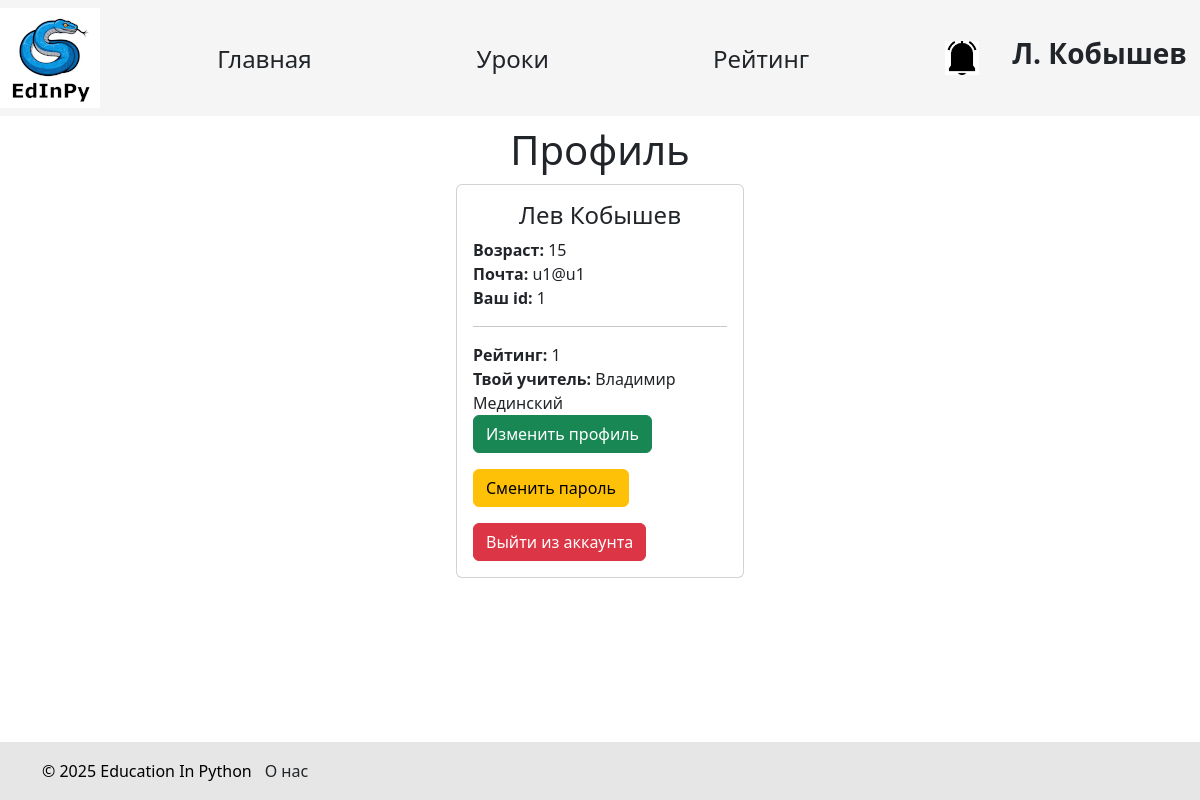
/profile (signed in), run on an earlier commit of the app's database.
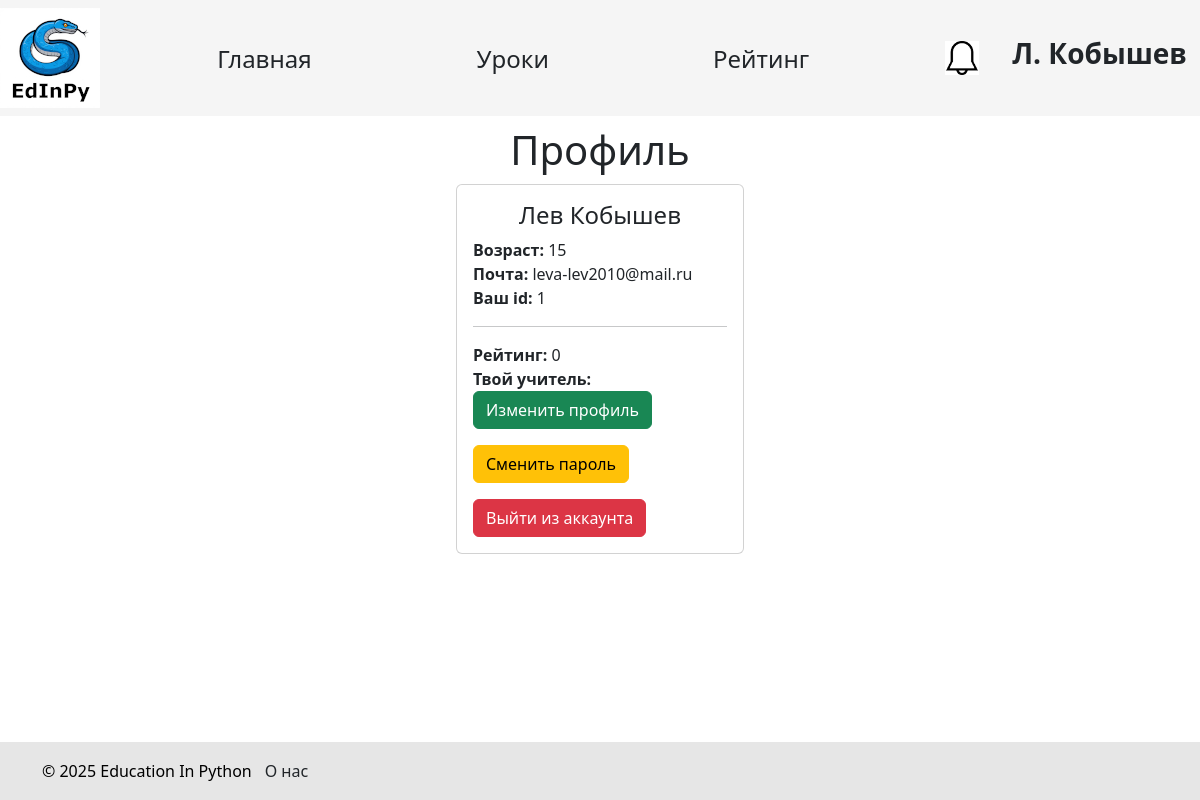
And on a later commit of the database.
### data/students.py (models this page shows, shortened)
class Student(SqlAlchemyBase, UserMixin):
    __tablename__ = 'students'
    id = sqlalchemy.Column(sqlalchemy.Integer, primary_key=True, autoincrement=True)
    name = sqlalchemy.Column(sqlalchemy.String, nullable=True)
    surname = sqlalchemy.Column(sqlalchemy.String, nullable=True)
    age = sqlalchemy.Column(sqlalchemy.Integer, nullable=True)
    email = sqlalchemy.Column(sqlalchemy.String, index=True, unique=True, nullable=False)
    hashed_password = sqlalchemy.Column(sqlalchemy.String, nullable=False)
    completed_tasks = sqlalchemy.Column(sqlalchemy.Integer, default=0)
    teacher_id = sqlalchemy.Column(sqlalchemy.Integer, sqlalchemy.ForeignKey("teachers.id"))
    teacher = orm.relationship('Teacher', back_populates='student')
    task = orm.relationship('Solution', back_populates='student')
    image_name = sqlalchemy.Column(sqlalchemy.Text, nullable=True, unique=True)
    def has_notifications(self):
        with create_session() as db_sess:
            result = db_sess.query(StudentNotification).filter(StudentNotification.student_id == current_user.id,
                                                               StudentNotification.is_read == False).first()
            return result is not None

### data/teachers.py (models this page shows, shortened)
class Teacher(SqlAlchemyBase, UserMixin):
    __tablename__ = 'teachers'
    id = sqlalchemy.Column(sqlalchemy.Integer, primary_key=True, autoincrement=True)
    name = sqlalchemy.Column(sqlalchemy.String, nullable=True)
    surname = sqlalchemy.Column(sqlalchemy.String, nullable=True)
    age = sqlalchemy.Column(sqlalchemy.Integer, nullable=True)
    email = sqlalchemy.Column(sqlalchemy.String, index=True, unique=True, nullable=False)
    students = sqlalchemy.Column(sqlalchemy.String, index=True, unique=True, nullable=False)
    hashed_password = sqlalchemy.Column(sqlalchemy.String, nullable=False)
    image_name = sqlalchemy.Column(sqlalchemy.Text, nullable=True, unique=True)
    student = orm.relationship("Student")

### main.py (the view)
@app.route('/profile')
@login_required
def profile():
    if current_user.__class__ == Teacher:  # если авторизован учитель => получаем id его учеников и находим их
        with db_session.create_session() as db_sess:
            students = db_sess.query(Student).filter(Student.id.in_(str(current_user.students).split())).all()
        return render_template('profile.html', user=current_user, students=students)
    elif current_user.__class__ == Student:
        with db_session.create_session() as db_sess:
            teacher = db_sess.query(Teacher).filter(Teacher.id == current_user.teacher_id).first()
        return render_template('profile.html', user=current_user, teacher=teacher)
    return render_template('profile.html', user=current_user)

### data/db_session.py (called while the page is built)
def create_session() -> Session:
    global __factory
    return __factory()

### main.py (called while the page is built)
@login_manager.user_loader
def load_user(id):
    try:
        id, cl = id.split("|")
        if cl not in USER_CLASSES:
            raise Exception
        with db_session.create_session() as db_sess:
            return Session.get(entity=USER_CLASSES[cl], ident=id, self=db_sess)  # создание сессии
    except Exception:
        return None

### templates/profile.html (shortened to what this page needs)
{% extends "base.html" %} {% block content %}
<h1 class="profile_title">Профиль</h1>
<div class="card">
  <div class="card-body">
    <div class="card-title">
      <h4>{{ current_user.name }} {{ current_user.surname }}</h4>
    </div>
    <div class="profile_old">
      <p class="card-text"><b>Возраст:</b> {{ current_user.age }}</p>
    </div>
    <div class="profile_mail">
      <p class="card-text"><b>Почта:</b> {{ current_user.email }}</p>
    </div>
    <div class="profile_id">
      <p class="card-text"><b>Ваш id:</b> {{ current_user.id }}</p>
    </div>
    <hr />
    {% if current_user.__class__.__name__ == 'Student' %}
    <div class="profile_ratin">
      <p class="card-text">
        <b>Рейтинг:</b> {{ current_user.completed_tasks }}
      </p>
    </div>
    <div class="profile_student's_teacher">
      <p class="card-text">
        <b>Твой учитель:</b> {{ teacher.name }} {{ teacher.surname }}
      </p>
    </div>
    {% elif current_user.__class__.__name__ == 'Admin' %}
    <div class="profile_codes_access">
      <a type="button" class="btn btn-info" href="/codes">Коды доступа</a>
    </div>
    {% endif %}
    <div class="profile_buttons">
      <a type="button" class="btn btn-success" href="/profile/edit"
        >Изменить профиль</a
      >
      <a type="button" class="btn btn-warning" href="/change_password"
        >Сменить пароль</a
      >
      <a type="button" class="btn btn-danger" href="/logout"
        >Выйти из аккаунта</a
      >
    </div>
  </div>
</div>
{% endblock %}

### templates/base.html (shortened to what this page needs)
<!DOCTYPE html>
<html lang="ru">
  <head>
    <link
      href="https://cdn.jsdelivr.net/npm/bootstrap@5.3.3/dist/css/bootstrap.min.css"
      rel="stylesheet"
    />
    <link rel="stylesheet" href="../static/css/style.css" />
    <link rel="stylesheet" href="../static/css/base.css" />
  </head>
  <body>
    <header>
      <nav class="navbar navbar-light">
        <div class="logo">
          <a href="/">
            <img src="{{url_for('static', filename='edinpy.png')}}" />
          </a>
        </div>
        <div class="nav_buttons">
          <a href="/" type="button" class="btn main_page">Главная</a>
          <a href="/lessons" type="button" class="btn lessons">Уроки</a>
          <a href="/rating" type="button" class="btn rating">Рейтинг</a>
        </div>
        <div class="account">
          {% if current_user.is_authenticated %}
          <div class="notifications">
            {% if current_user.__class__.__name__ in ['Student', 'Teacher'] and
            current_user.has_notifications() %}
            <a href="/notifications">
              <img src="{{ url_for('static', filename='bell_black.png') }}" />
            </a>
            {% else %}
            <a href="/notifications"
              ><img src="{{ url_for('static', filename='bell_white.png') }}"
            /></a>
            {% endif %}
          </div>
          <div class="profile_user">
            <a href="/profile" class="btn"
              ><h3>
                <b>{{ current_user.name[0] }}. {{ current_user.surname }}</b>
              </h3></a
            >
          </div>
          {% endif %}
        </div>
      </nav>
    </header>
    <main role="main" class="container">{% block content %}{% endblock %}</main>
    <br /><br /><br /><br />
    <div id="footer">
      <div class="container ms-auto">
        <p>&copy; 2025 Education In Python</p>
        <a href="/about_us" class="btn about_us">О нас</a>
      </div>
    </div>
  </body>
</html>

What changed in the data, as far as the page shows it:
removed Teacher: name "Владимир", surname "Мединский"
changed Student "Кобышев": email "u1@u1" → "leva-lev2010@mail.ru"; completed_tasks "1" → "0"
